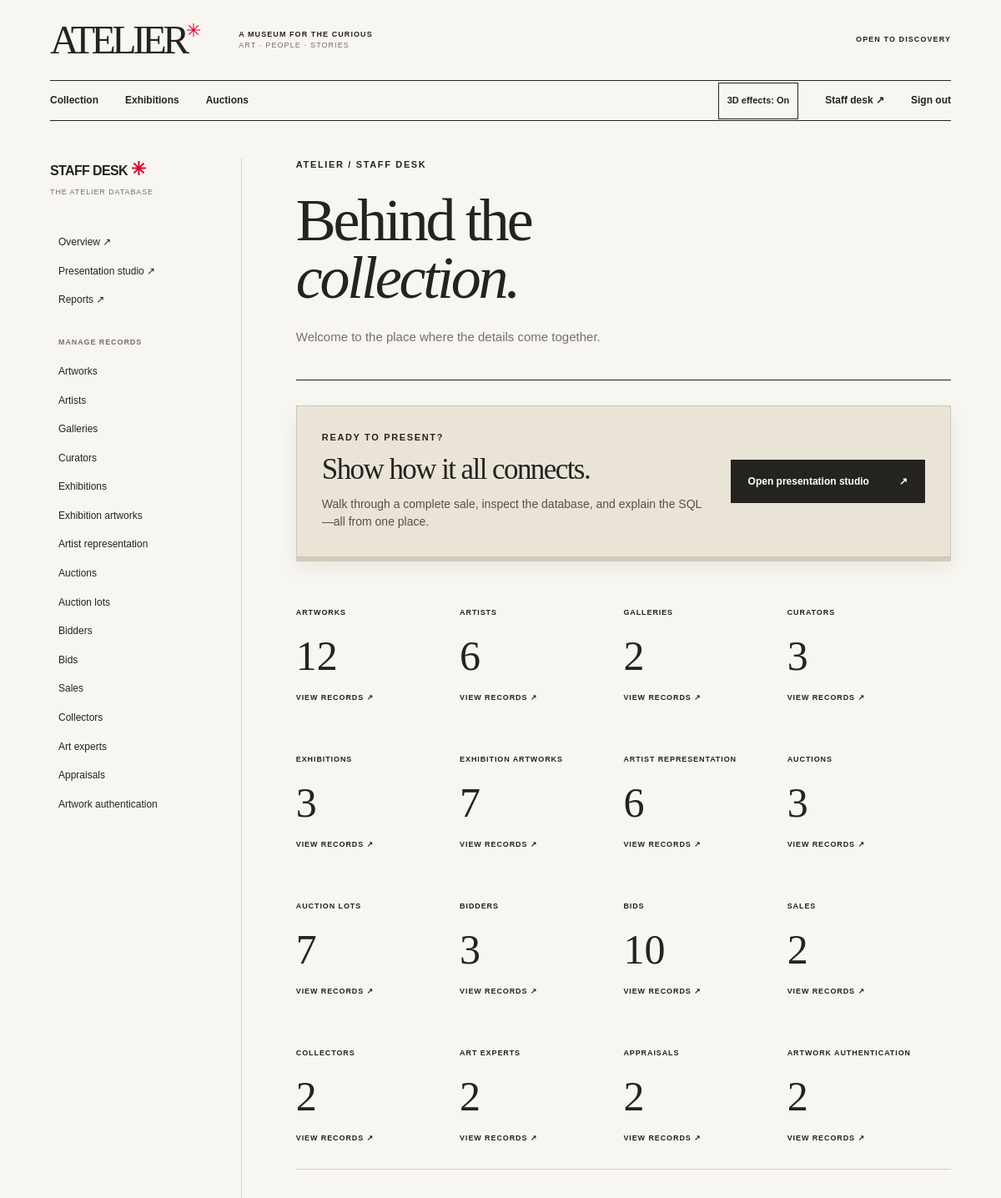
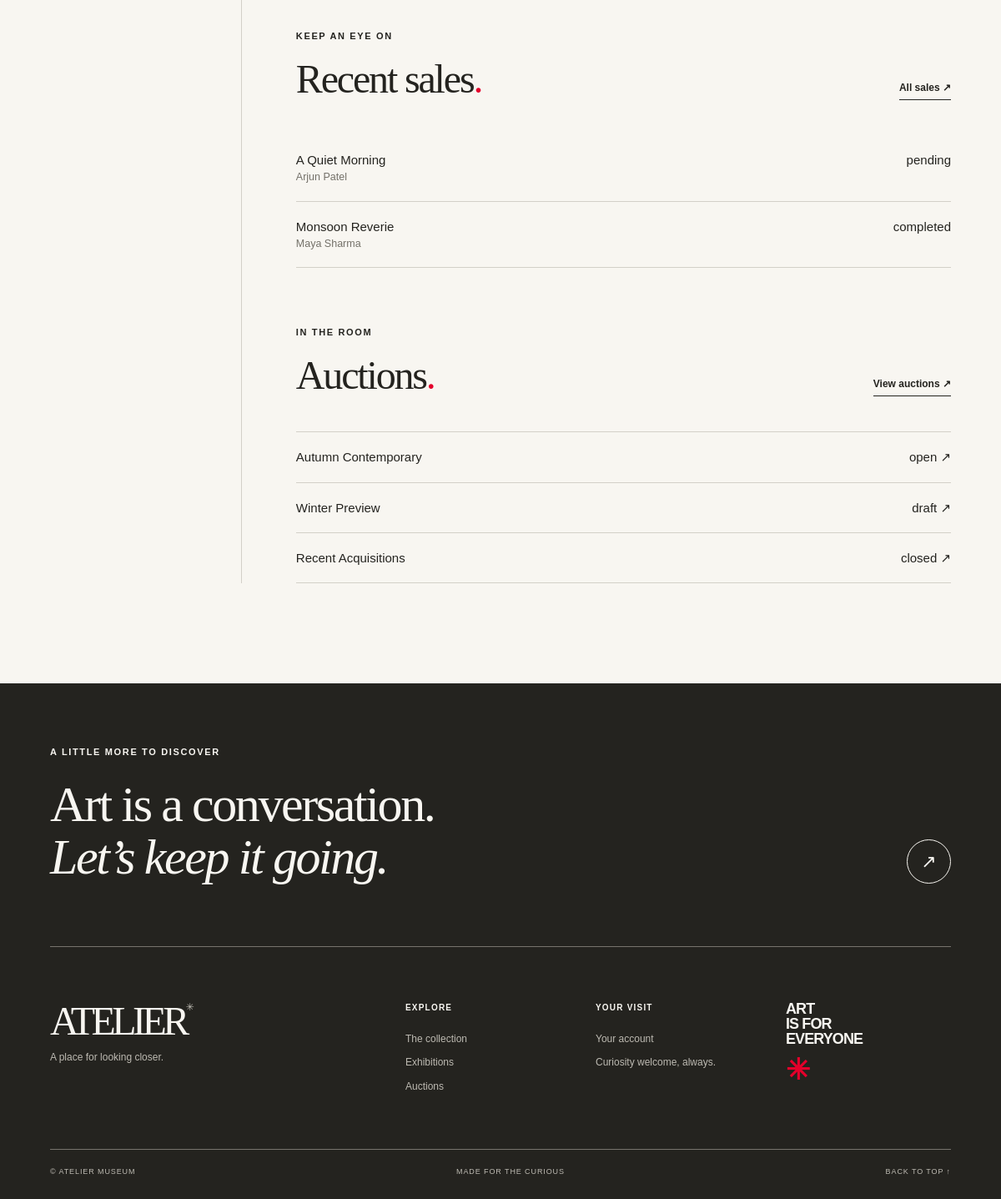
/staff (signed in), run on the app's committed database (2 pictures, top to bottom).
### tables this page shows
CREATE TABLE sale (sale_id INTEGER PRIMARY KEY, bid_id INTEGER NOT NULL UNIQUE REFERENCES bid ON DELETE RESTRICT, collector_id INTEGER NOT NULL REFERENCES collector ON DELETE RESTRICT, sale_price INTEGER NOT NULL CHECK(typeof(sale_price)='integer' AND sale_price>=0), sale_date TEXT NOT NULL CHECK(date(sale_date,'+0 days') IS NOT NULL AND date(sale_date,'+0 days')=sale_date), payment_status TEXT NOT NULL DEFAULT 'pending' CHECK(payment_status IN ('pending','completed')));

CREATE TABLE artwork (artwork_id INTEGER PRIMARY KEY, artist_id INTEGER NOT NULL REFERENCES artist ON DELETE RESTRICT, title TEXT NOT NULL, year_created INTEGER, medium TEXT, dimensions TEXT, description TEXT, status TEXT NOT NULL DEFAULT 'available' CHECK(status IN ('available','at_auction','sold')), image_path TEXT);

CREATE TABLE collector (collector_id INTEGER PRIMARY KEY, bidder_id INTEGER NOT NULL UNIQUE REFERENCES bidder ON DELETE RESTRICT, name TEXT NOT NULL, email TEXT, phone TEXT, address TEXT);

CREATE TABLE auction (auction_id INTEGER PRIMARY KEY, gallery_id INTEGER NOT NULL REFERENCES gallery ON DELETE RESTRICT, title TEXT NOT NULL, date TEXT NOT NULL CHECK(date(date,'+0 days') IS NOT NULL AND date(date,'+0 days')=date), venue TEXT, description TEXT, status TEXT NOT NULL DEFAULT 'draft' CHECK(status IN ('draft','open','closed')));

### atelier/web.py (the view)
@bp.route('/staff')
@require_role('staff')
def admin():
    return render_template('admin/index.html',counts=[dict(label=v,table=k,value=get_db().execute(f'SELECT COUNT(*) FROM {k}').fetchone()[0]) for k,v in TABLES.items()],
        recent_sales=rows('''SELECT s.*,w.title AS artwork_title,c.name AS collector_name,a.title AS auction_title
            FROM sale s JOIN bid b ON b.bid_id=s.bid_id JOIN auction_lot l ON l.lot_id=b.lot_id
            JOIN artwork w ON w.artwork_id=l.artwork_id JOIN collector c ON c.collector_id=s.collector_id
            JOIN auction a ON a.auction_id=l.auction_id ORDER BY s.sale_id DESC LIMIT 5'''),
        auctions=rows(AUCTIONS+' ORDER BY a.auction_id'))

### atelier/db.py (called while the page is built)
def connect(path):
    conn = sqlite3.connect(path, timeout=10)
    conn.row_factory = sqlite3.Row
    conn.execute('PRAGMA foreign_keys = ON')
    conn.execute('PRAGMA busy_timeout = 10000')
    return conn

def get_db():
    if 'db' not in g:
        g.db = connect(current_app.config['DATABASE'])
    return g.db

def init_app(app):
    @app.teardown_appcontext
    def close_db(error):
        conn = g.pop('db', None)
        if conn is not None:
            conn.close()

### atelier/web.py (called while the page is built)
def rows(sql, params=()):
    return [dict(r) for r in get_db().execute(sql, params)]

@bp.before_app_request
def load_user():
    g.user = None
    uid = session.get('user_id')
    if uid:
        row = get_db().execute('''SELECT u.user_id, u.email, u.role, u.bidder_id,
            COALESCE(b.name, 'Gallery team') AS name
            FROM user_account u LEFT JOIN bidder b ON b.bidder_id=u.bidder_id WHERE u.user_id=?''', (uid,)).fetchone()
        if row:
            g.user = dict(row)

@bp.app_context_processor
def shared_context():
    return dict(current_user=g.get('user'), tables=[dict(name=k, label=v) for k,v in TABLES.items()])

def require_role(role=None):
    def decorator(view):
        @wraps(view)
        def wrapper(*args, **kwargs):
            if not g.user:
                return redirect(url_for('web.login', next=request.path))
            if role and g.user['role'] != role:
                abort(403)
            return view(*args, **kwargs)
        return wrapper
    return decorator

### atelier/templates/admin/index.html
{% extends 'admin/_layout.html' %}{% block title %}Staff desk{% endblock %}{% block staff_content %}<div class="staff-heading"><p class="eyebrow">ATELIER / STAFF DESK</p><h1>Behind the<br><em>collection.</em></h1><p>Welcome to the place where the details come together.</p></div><section class="studio-entry"><div><p class="eyebrow">READY TO PRESENT?</p><h2>Show how it all connects.</h2><p>Walk through a complete sale, inspect the database, and explain the SQL—all from one place.</p></div><a class="button button-dark" href="{{ url_for('presentation.index') }}">Open presentation studio <span aria-hidden="true">↗</span></a></section><div class="staff-stats">{% for item in counts %}<a href="{{ url_for('web.admin_table', table=item.table) }}"><span>{{ item.label|upper }}</span><strong>{{ item.value }}</strong><span>VIEW RECORDS ↗</span></a>{% endfor %}</div><section class="staff-section"><div class="section-head"><div><p class="eyebrow">KEEP AN EYE ON</p><h2>Recent sales<span class="red-dot">.</span></h2></div><a class="text-link" href="{{ url_for('web.admin_table', table='sale') }}">All sales ↗</a></div>{% for sale in recent_sales %}<div class="simple-row"><span>{{ sale.artwork_title or sale.title }}<small>{{ sale.collector_name or '' }}</small></span><span>{{ sale.payment_status or '' }}</span></div>{% else %}<p class="empty">No sales have been recorded yet.</p>{% endfor %}</section><section class="staff-section"><div class="section-head"><div><p class="eyebrow">IN THE ROOM</p><h2>Auctions<span class="red-dot">.</span></h2></div><a class="text-link" href="{{ url_for('web.auctions') }}">View auctions ↗</a></div>{% for auction in auctions %}<a class="simple-row" href="{{ url_for('web.auction_detail', auction_id=auction.auction_id) }}"><span>{{ auction.title }}</span><span>{{ auction.status }} ↗</span></a>{% else %}<p class="empty">No auctions are scheduled.</p>{% endfor %}</section>{% endblock %}

### atelier/static/css/style.css (style rules this page uses)
:root { --paper:#f8f6f1;--ink:#24231f;--muted:#747169;--line:#d3d0c8;--red:#e4002b;--serif:Georgia,'Times New Roman',serif;--sans:Arial,Helvetica,sans-serif }
* { box-sizing:border-box }
html { scroll-behavior:smooth }
body { margin:0;background:var(--paper);color:var(--ink);font-family:var(--sans);font-size:15px;line-height:1.55 }
a { color:inherit;text-decoration:none }
h1,h2,h3,p { margin:0 }
h1,h2,h3 { font-family:var(--serif);font-weight:400;letter-spacing:-.045em;line-height:1.05 }
em { font-weight:400 }
.eyebrow { font:700 10px/1.4 var(--sans);letter-spacing:.15em;text-transform:uppercase }
.red-dot { color:var(--red) }
.button { display:inline-flex;align-items:center;justify-content:space-between;gap:36px;min-height:52px;padding:14px 20px;border:1px solid var(--ink);font-size:12px;font-weight:700;transition:background .2s,color .2s }
.button-dark { background:var(--ink);color:white }
.text-link { font-size:12px;font-weight:700;border-bottom:1px solid currentColor;padding-bottom:5px;display:inline-block }
.manifesto h2,.section-head h2,.editorial-section h2 { font-size:clamp(44px,5.4vw,82px);margin-top:22px }
.section-head { display:flex;justify-content:space-between;align-items:end;gap:30px;margin-bottom:42px }
.page-intro h1,.event-detail h1,.auction-intro h1,.login-intro h1,.error-page h1,.staff-heading h1 { font-size:clamp(65px,8.5vw,135px);line-height:.95;margin-top:48px }
.simple-row { display:flex;justify-content:space-between;gap:20px;border-bottom:1px solid var(--line);padding:18px 0 }
.simple-row:first-of-type { border-top:1px solid var(--line) }
.simple-row small { display:block;color:var(--muted) }
.login-panel h2,.staff-section h2 { font-size:48px;margin:18px 0 35px }
.staff-heading { border-bottom:1px solid var(--ink);padding-bottom:40px }
.staff-heading h1 { font-size:clamp(58px,6vw,90px);margin:25px 0 }
.staff-heading>p:not(.eyebrow),.staff-heading-bottom p { color:var(--muted) }
.staff-stats { display:grid;grid-template-columns:repeat(4,1fr);gap:0;border-bottom:1px solid var(--line) }
.staff-stats a { display:flex;flex-direction:column;padding:30px 20px 30px 0;gap:15px }
.staff-stats span { font-size:9px;font-weight:bold;letter-spacing:.1em }
.staff-stats strong { font:50px var(--serif) }
.staff-section { padding-top:70px }
.staff-section h2 { margin-bottom:0 }
.staff-section .section-head h2 { margin-bottom:0 }
.eyebrow,.intro-top,.art-card-meta,.card-overline,.results-heading,.details-list dt,.bid-form label,.account-row span { font-size:11px }
.studio-entry { display:flex;align-items:center;justify-content:space-between;gap:25px;padding:30px;margin:30px 0;background:#eae4d8;border:1px solid #cdc4b3;box-shadow:0 5px 0 #d5cbb9,0 12px 24px #24231f12 }
.studio-entry h2 { font-size:35px;margin:12px 0 }
.studio-entry p:not(.eyebrow) { font-size:14px;color:#555149;max-width:490px }
.studio-entry .button { flex-shrink:0;font-size:12px }

### data on the page
sale: title "A Quiet Morning", name "Arjun Patel", payment_status "pending"
sale: title "Monsoon Reverie", name "Maya Sharma", payment_status "completed"
auction: title "Autumn Contemporary", status "open"
auction: title "Winter Preview", status "draft"
auction: title "Recent Acquisitions", status "closed"

### other printed values
{{ entry.label }} "Artworks" "Artists" "Galleries" "Curators" "Exhibitions" "Exhibition artworks" "Artist representation" "Auctions" "Auction lots" "Bidders" "Bids" "Sales" "Collectors" "Art experts" "Appraisals" "Artwork authentication"
{{ item.label|upper }} "ARTWORKS" "ARTISTS" "GALLERIES" "CURATORS" "EXHIBITIONS" "EXHIBITION ARTWORKS" "ARTIST REPRESENTATION" "AUCTIONS" "AUCTION LOTS" "BIDDERS" "BIDS" "SALES" "COLLECTORS" "ART EXPERTS" "APPRAISALS" "ARTWORK AUTHENTICATION"
{{ item.value }} "12" "6" "2" "3" "3" "7" "6" "3" "7" "3" "10" "2" "2" "2" "2" "2"
